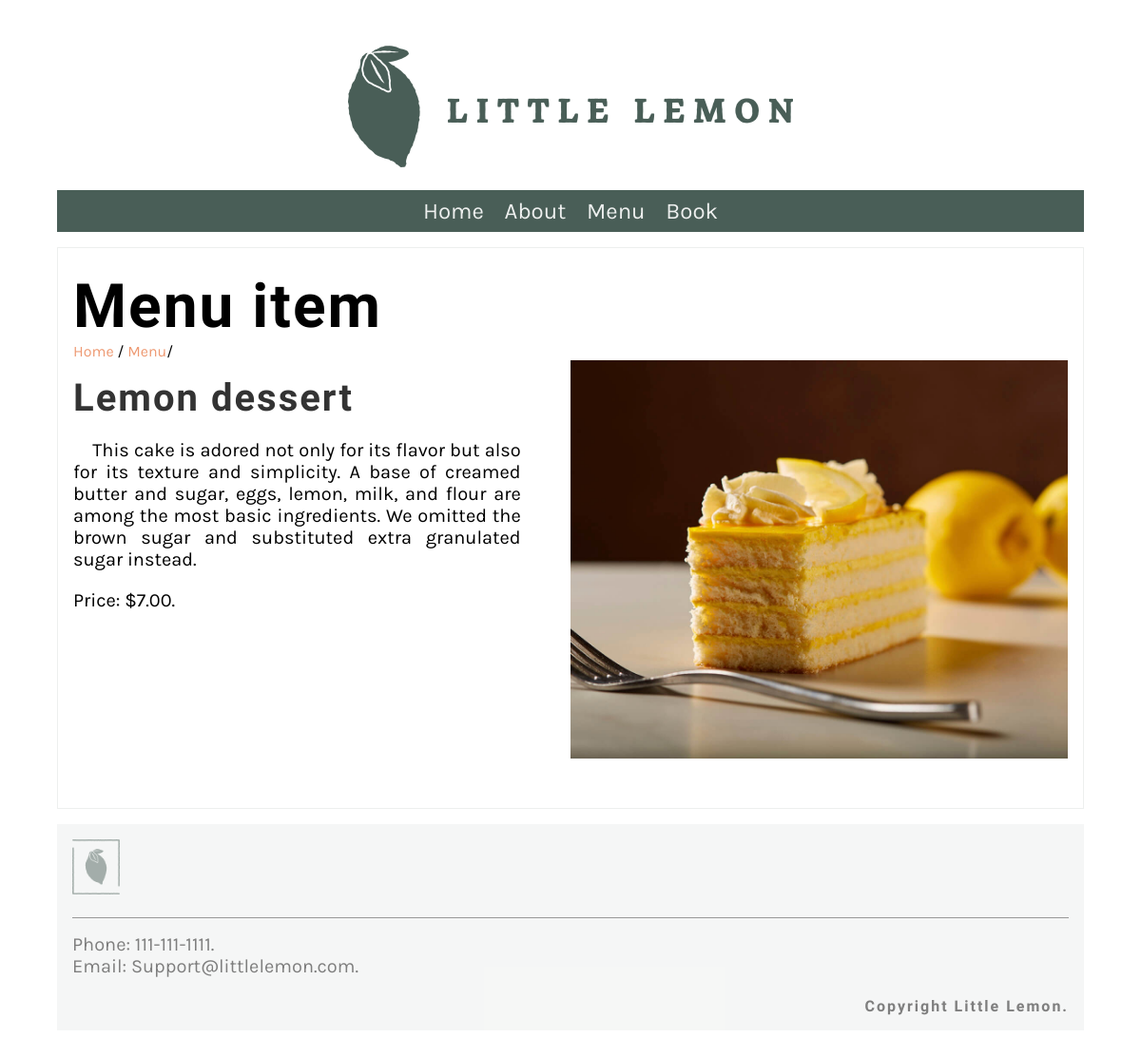
Page /menu_item/4/ on the committed database.
### restaurant/models.py (models this page shows, shortened)
class MenuItem(models.Model):
    name = models.CharField(max_length=200, default='NA')
    price = models.IntegerField()
    description = models.TextField(max_length=1000, default='No Description')
    category = models.ForeignKey(Category, on_delete= models.PROTECT)

### restaurant/views.py (the view)
# urls.py: path('menu_item/<int:pk>/', views.display_items, name= 'menu_item'),
def display_items(request, pk = None):
    if pk:
        item = MenuItem.objects.get( pk = pk)
    else:
        item = ''
    item_data = { 'item': item}
    return render(request, 'menu_item.html', item_data)

### templates/menu_item.html
{% extends 'base.html' %}
{% load static %}
{% block content %}
<section>
   <article>
      <h1>Menu item</h1>
      <span>
         <a href="{% url 'home' %}">Home</a> /
         <a href="{% url 'menu' %}">Menu</a>/
      </span>
      <div class="row">
         <div class="column">
            <h2>
               {{item.name}}
            </h2>
            <p style="text-align: justify; margin-right: 10%;">
               &nbsp; &nbsp; {{item.description}}
            </p>
            <p>
               Price: ${{item.price}}.00.
            </p>
         </div>
         <div class="column">
            <img  src=" {% static 'img/menu_items/'%}{{item.name}}.jpg " alt="{{ item.name}}" />
         </div>
      </div>
   </article>
</section>
{% endblock %}

### restaurant/static/css/style.css (style rules this page uses)
body { font-family: 'Karla', sans-serif; margin-top: 3rem; margin-bottom: 3rem; margin-left: 5%; margin-right: 5%; }
h1, h2, h3, h4, h5, h6 { font-family: 'Markazi Text', serif; letter-spacing: 2px;; }
h1 { font-size: 4rem; margin-top: 1.5rem; margin-bottom: 0; }
h2 { font-size: 2.5rem; color: #333333; margin:1rem 0; }
p, ul { font-size: 1.25rem;; }
a { color: #EE9972; text-decoration: none; }
section { display: flex; gap: 2rem 1rem; margin-top: 1rem; margin-bottom: 1rem; flex-direction: row; }
article { flex:1; }
article img { max-width: 100%; }
main article { border: 1px solid #EDEFEE; padding-left: 1rem; padding-right: 1rem; }
.row { display: flex; flex-direction: row; width: 100%; padding-bottom: 1rem; }
.column { flex-basis: 50%; margin-bottom: 1rem; padding-bottom: 1rem; }

### rows in the picture
MenuItem: name "Lemon dessert", description "This cake is adored not only for its flavor but also for its texture and simplicity. A base of creamed butter and sugar, eggs, lemon, milk, and flour are among the most basic ingredients. We omitted the brown sugar and substituted extra granulated sugar instead.", price "7", name (picture)
